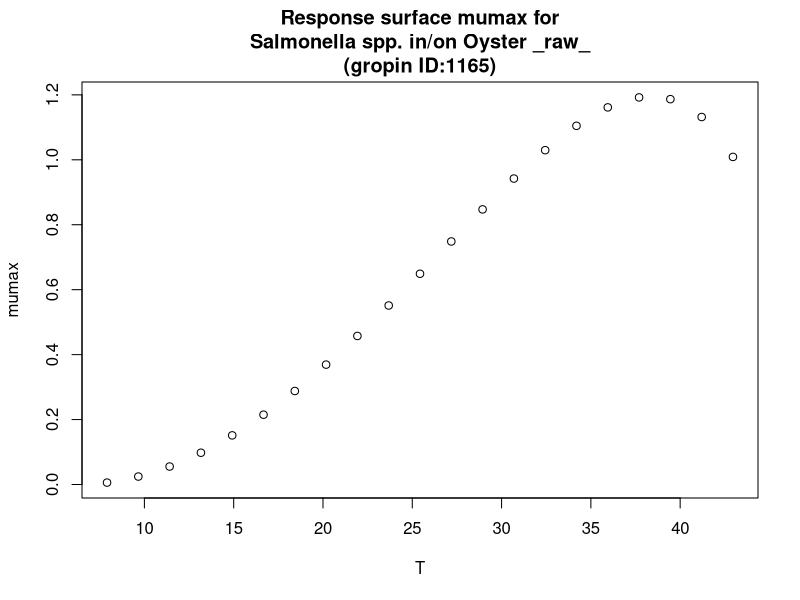

Reproduce this figure in R.
#############################
# start of Parameter script
#############################
T <- seq(7.9079,42.957042957043,length.out=21)
#############################
# end of Parameter script
#############################
############################# 
# start of Model script Gropin ID 1165 
#############################
 
# constant coefficients for this model
 
variables <- data.frame(T)
argumentsPar <- expand.grid(variables)
 
# heart of the model
response_surface <- function(T) {
   mumax <-(1.195*(T-47.97)*((T-6.24)^2))/(((38.37-6.24)*(T-38.37)-(38.37-47.97)*(38.37+6.24-2*T))*(38.37-6.24))

return(mumax=mumax)
} 

# output parameters
responseSurface <- cbind(argumentsPar,response_surface(argumentsPar['T']))
colnames(responseSurface) <- c(colnames(argumentsPar),'mumax')
#############################
# End of Model script
#############################
############################# 
# start of Visualisation script Gropin ID 1165 
#############################
plot(T,responseSurface$'mumax',xlab='T',
                          ylab='mumax',main='Response surface mumax for
Salmonella spp. in/on Oyster _raw_
(gropin ID:1165)')
#############################
# End of Visualisation script
#############################
